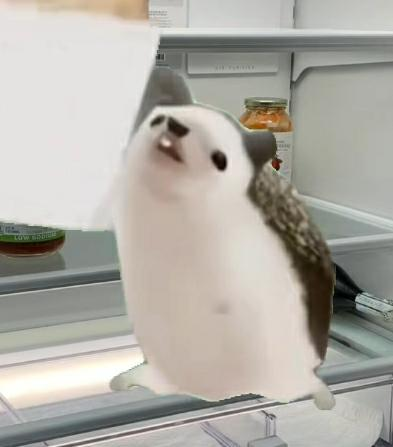
#> input picture hedgehog-thing.png, 393 x 447 px
$ python rotate.py
#> lines starting #> are read from the running program, lines starting #| are printed output that depends on the picture
import cv2

image =  cv2.imread("hedgehog-thing.png")
#> image is the input picture: shape (447, 393, 3); mean B, G, R 165.5, 173.1, 176.1

rotate_img1 = cv2.rotate(image, cv2.ROTATE_90_CLOCKWISE)
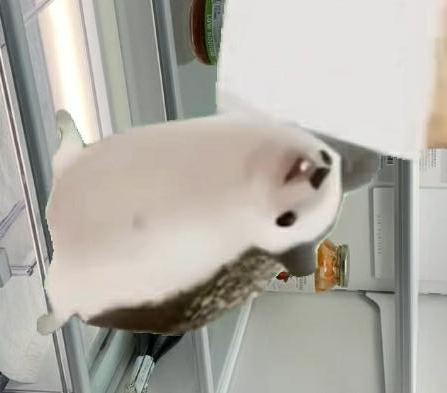
#> rotate_img1: shape (393, 447, 3); mean B, G, R 165.5, 173.1, 176.1
rotate_img2 = cv2.rotate(image, cv2.ROTATE_180)
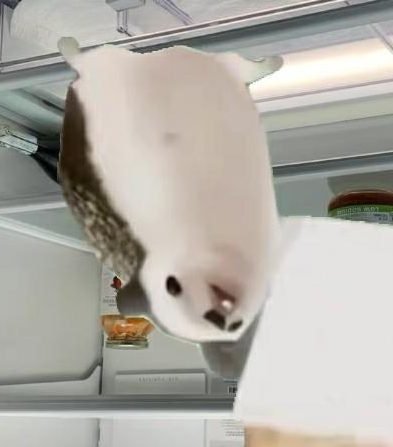
#> rotate_img2: shape (447, 393, 3); mean B, G, R 165.5, 173.1, 176.1
rotate_img3 = cv2.rotate(image, cv2.ROTATE_90_COUNTERCLOCKWISE)
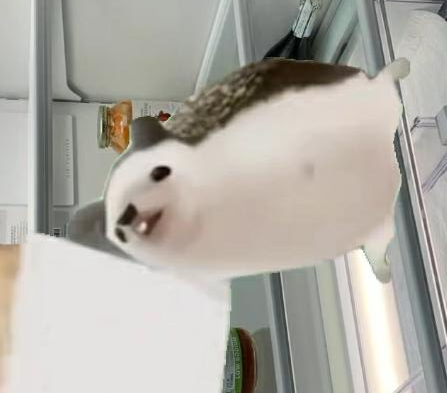
#> rotate_img3: shape (393, 447, 3); mean B, G, R 165.5, 173.1, 176.1

cv2.imshow("original", image)
cv2.imshow("right", rotate_img1)
cv2.imshow("upside down", rotate_img2)
cv2.imshow("left", rotate_img3)
cv2.waitKey(0)
cv2.destroyAllWindows()
